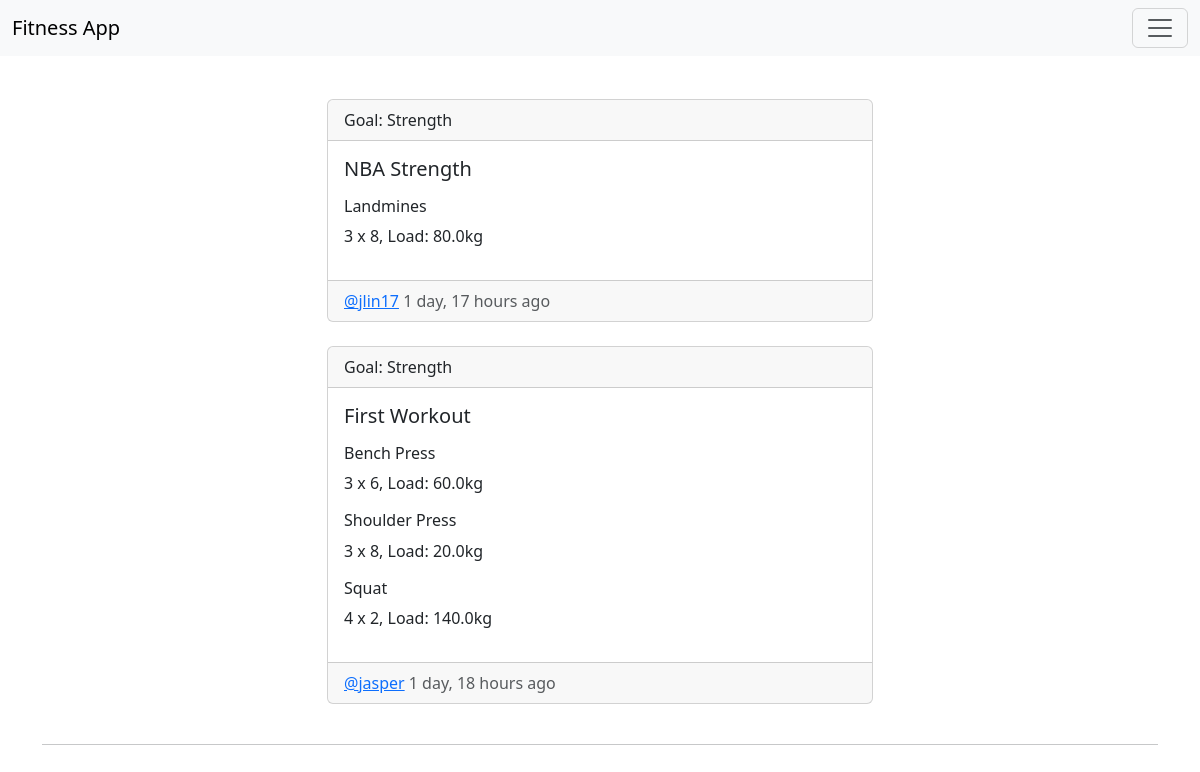
The app's page /base/ with its own data.
### base/models.py (models this page shows)
class Workout(models.Model):
    class Meta:
        ordering = ["-created"]
    title = models.CharField(max_length=200, default="My workout")
    exercises = models.ManyToManyField(Exercise)
    created = models.DateTimeField(auto_now=True)
    user = models.ForeignKey(User, on_delete=models.CASCADE)
    goal = models.ForeignKey(GoalsModel, on_delete=models.SET_NULL, null=True)
    def __str__(self):
        return str(self.title)

class GoalsModel(models.Model):
    goal = models.CharField(max_length=200, null=True)
    def __str__(self):
        return self.goal

class Exercise(models.Model):
    name = models.ForeignKey(ExerciseList, blank=True, null=True, on_delete=models.SET_NULL)
    description = models.TextField(null=True)
    load = models.ForeignKey(LoadModel, blank=True, null=True, on_delete=models.SET_NULL)
    sets = models.ForeignKey(SetsModel, blank=True, null=True, on_delete=models.SET_NULL)
    reps = models.ForeignKey(RepsModel, blank=True, null=True, on_delete=models.SET_NULL)
    def __str__(self):
        return str(self.name)

class ExerciseList(models.Model):
    name = models.CharField(max_length=200)
    def __str__(self):
        return self.name

class SetsModel(models.Model):
    sets = models.IntegerField()
    def __str__(self):
        return str(self.sets)

class RepsModel(models.Model):
    reps = models.IntegerField()
    def __str__(self):
        return str(self.reps)

class LoadModel(models.Model):
    load = models.FloatField()
    def __str__(self):
        return str(self.load)

class User(AbstractUser):
    email = models.EmailField(unique=True, null=True)
    bio = models.TextField(null=True)
    goal = models.ForeignKey(GoalsModel, on_delete=models.SET_NULL, null=True, blank=True)
    USERNAME_FIELD = 'email'
    REQUIRED_FIELDS = []
    pic = models.ImageField(null=True, default='person.svg')

### base/views.py (the view, shortened to what this page needs)
# urls.py: path("", views.HomeView.as_view(), name="home"),
class HomeView(View):
    template_name = 'base/home.html'
    def get(self, request):
        search = request.GET.get("search") if request.GET.get("search") != None else ''
        if request.GET.get("goal") == None:
            workouts = Workout.objects.filter(
                Q(goal__goal__icontains=search) |
                Q(title__icontains=search) |
                Q(user__username__icontains=search) |
                Q(exercises__name__name__icontains=search)
            ).distinct()
        ctx = {"workouts":workouts}
        return render(request, self.template_name, ctx)

### base/templates/base/home.html (shortened to what this page needs)
{% extends 'main.html' %}
{% block content %}
<div class="row justify-content-center">
    <div class="col-12 col-md-6">
        {% include 'base/feed.html' %}
    </div>
</div>
<hr>
{% endblock %}

### base/templates/base/feed.html (shortened to what this page needs)
{% for workout in workouts %}
<div class="card text-start my-4">
  <div class="card-header">Goal: {{workout.goal}}</div>
  <div class="card-body">
    <h5 class="card-title">{{workout}}</h5>
    <div class="my-3">
      {% for exercise in workout.exercises.all %}
      <h6 class="card-text">{{exercise}}</h6>
      <p class="card-text">{{exercise.sets}} x {{exercise.reps}}, Load: {{exercise.load}}kg</p>
      {% endfor %}
    </div>
  </div>
  <div class="card-footer text-body-secondary">
    <a href="{% url 'base:userprofile' workout.user.pk %}"
      >@{{workout.user.username}}</a
    >  {{workout.created|timesince}} ago
  </div>
</div>
{% endfor %}

### records on screen
Workout: goal "Strength", title "NBA Strength", user.username "jlin17", created "1 day, 17 hours"
Exercise: name.name "Landmines", sets "3", reps "8", load "80.0"
Workout: goal "Strength", title "First Workout", user.username "jasper", created "1 day, 18 hours"
Exercise: name.name "Bench Press", sets "3", reps "6", load "60.0"
Exercise: name.name "Shoulder Press", sets "3", reps "8", load "20.0"
Exercise: name.name "Squat", sets "4", reps "2", load "140.0"
